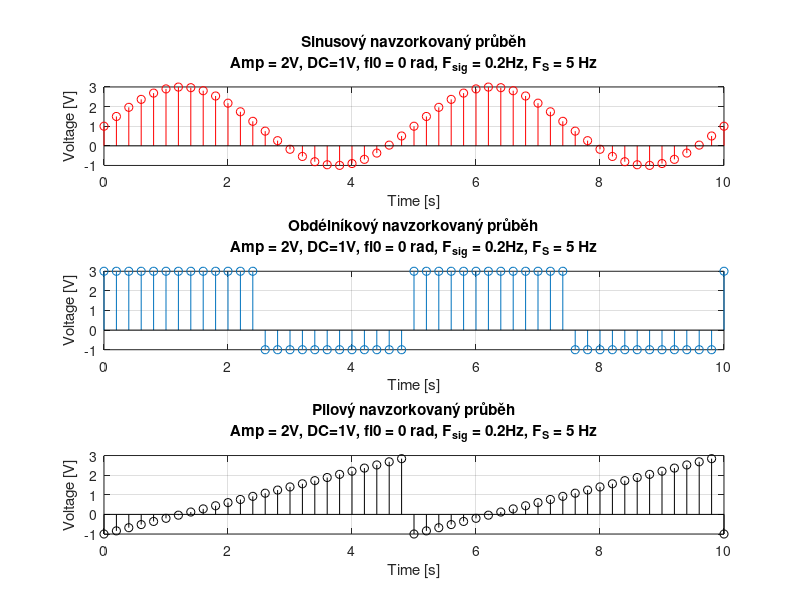

This chart was generated by the following MATLAB code:
clear all;
amp = 2; %amplituda
offset = 1; %DC složka

f_sig = 0.2; %frekvence signalu
f_samp = 5; %vzorkovaci frekvence

omega = 2*pi*f_sig %uhlova frekvence
t = 0:1/f_samp:2*1/f_sig;

sinus = offset+amp*sin(omega*t);
sqr = offset+amp*square(omega*t);
saw = offset+amp*sawtooth(omega*t);

h=figure(1);
clf();
subplot(311);;
stem(t,sinus,'r');

title({"Sinusový navzorkovaný průběh" ; "Amp = 2V, DC=1V, fi0 = 0 rad, F_{sig} = 0.2Hz, F_{S} = 5 Hz"});
xlabel('Time [s]');
ylabel('Voltage [V]');
ylim("auto");
grid on;

subplot(312);
stem(t,sqr);

title({"Obdélníkový navzorkovaný průběh" ; "Amp = 2V, DC=1V, fi0 = 0 rad, F_{sig} = 0.2Hz, F_{S} = 5 Hz"});
xlabel('Time [s]');
ylabel('Voltage [V]');
grid on;

subplot(313);
stem(t,saw,'k');

title({"Pilový navzorkovaný průběh" ; "Amp = 2V, DC=1V, fi0 = 0 rad, F_{sig} = 0.2Hz, F_{S} = 5 Hz"});
xlabel('Time [s]');
ylabel('Voltage [V]');
grid on;
saveas("fig.png");